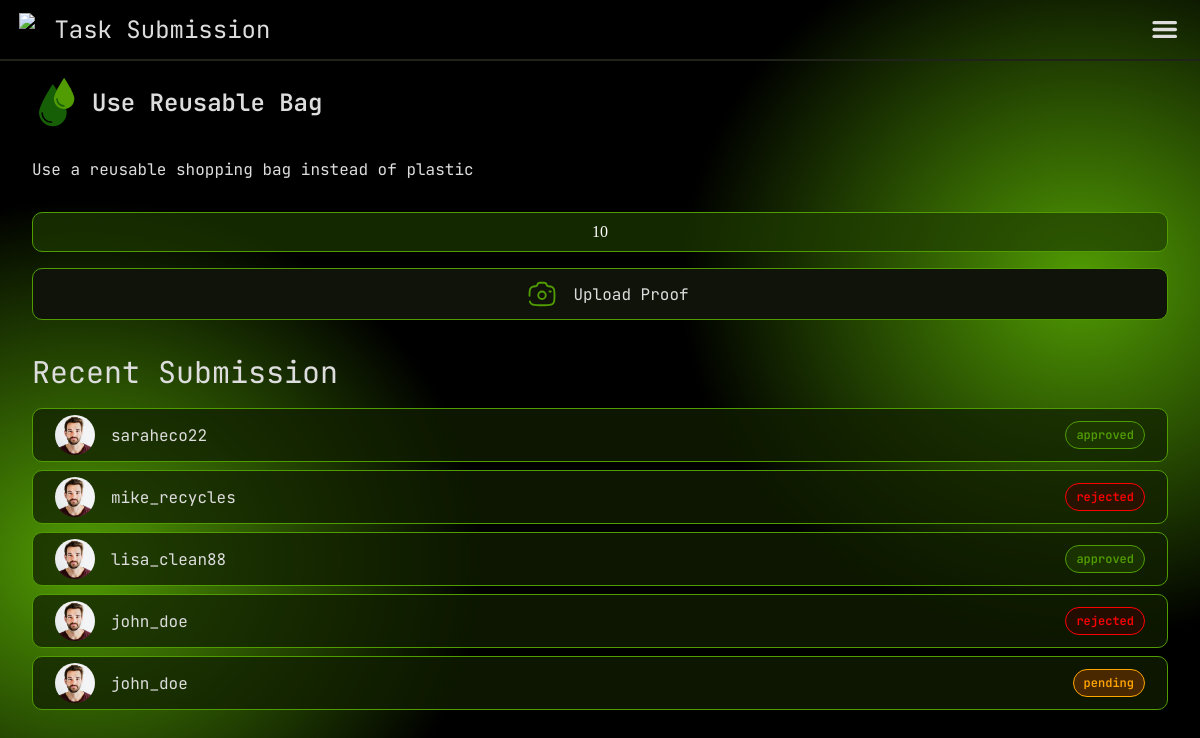
The app's page /task_submission.php?ID=TA_0001 (signed in) with its own data.
### tables this page shows
CREATE TABLE TASK (
    ID VARCHAR(50) PRIMARY KEY,
    title VARCHAR(500),
    description VARCHAR(2000),
    curator_instructions VARCHAR(500),
    active BOOLEAN,

    target INT,
    excess_limit INT,
    reward_rate INT,
    goal_type VARCHAR(100),
    goal_contribution DECIMAL(20,10),
    

    occurance_type VARCHAR(10),
    schedule INT,

    FOREIGN KEY (goal_type) REFERENCES GOAL_TYPE(ID)
);

CREATE TABLE SUBMISSION (
    ID VARCHAR(50) PRIMARY KEY,
    user VARCHAR(200),
    task_ID VARCHAR(50),
    media LONGBLOB,
    submitted_timestamp INT,
    action_count INT,
    status VARCHAR(20),
    curator VARCHAR(200),

    FOREIGN KEY (user) REFERENCES USERS(username),
    FOREIGN KEY (task_ID) REFERENCES TASK(ID),
    FOREIGN KEY (curator) REFERENCES USERS(username)
);

CREATE TABLE USERS (
    username VARCHAR(200) PRIMARY KEY,
    email VARCHAR(200),
    password VARCHAR(64),
    name VARCHAR(200),
    DOB INT,
    profile_picture BLOB,
    role VARCHAR(20),
    FOREIGN KEY (role) REFERENCES ROLES(role)
);

### api/task/functions.php (called while the page is built, shortened)
<?php
function task_fetch_all($active = true)
{
    include dirname(__DIR__) . "/conn.php";
    if (is_null($active)) {
        $query = "SELECT * FROM task";
    } else {
        $activeValue = $active ? 1 : 0;
        $query = "SELECT * FROM task WHERE active = $activeValue";
    }
    $result = mysqli_query($dbConnection, $query);
    $tasks = array();
    foreach (mysqli_fetch_all($result, MYSQLI_ASSOC) as $row) {
        $tasks[$row['ID']] = $row;
    }
    return $tasks;
}

### api/users/functions.php (called while the page is built, shortened)
<?php
function user_fetch_pfp($username)
{
    include dirname(__DIR__) . '/conn.php';
    $username = mysqli_real_escape_string($dbConnection, $username);
    $query = "SELECT profile_picture FROM users WHERE username = '$username'";
    $result = mysqli_query($dbConnection, $query);
    $row = mysqli_fetch_assoc($result);
    return $row ? $row['profile_picture'] : null;
}

### task_submission.php (the view, shortened to what this page needs)
<?php
include './api/conn.php';
include './api/task/functions.php';
include './api/points/functions.php';
include './api/credentials.php';
include './api/users/functions.php';
$tasks = task_fetch_all();
$taskID = $_GET['ID'];
$currentTask = $tasks[$taskID];
$points = $currentTask['target'] * $currentTask['reward_rate'];
$sql = "SELECT * FROM submission INNER JOIN users
            WHERE submission.user = users.username
            AND submission.task_ID = '$taskID'";
$userSubmitted = mysqli_query($dbConnection, $sql);
$submittedResult = $userSubmitted;
?>
<!DOCTYPE html>
<html lang="en">
<head>
    <link rel="stylesheet" href="./styles/style.css">
    <link rel="stylesheet" href="./styles/task_submission.css">
</head>
<body>
    <div id="parent">
        <div id="bg-color">
            <?php $headerTitle = "Task Submission";
            include './components/header.php' ?>
            <div id="element">
                <div id="tasks">
                    <div id="task-header">
                        <img src="./assets/ivp/water-drops-svgrepo-com (1).svg" alt="">
                        <p><?php echo $currentTask['title'] ?></p>
                    </div>
                    <p id="task-body">
                        <?php echo $currentTask['description'] ?>
                    </p>
                    <div id="points"><?php echo $points ?></div>
                    <div id="cameraBtn">
                        <a href="">
                            <img src="./assets/ivp/camera-svgrepo-com.svg" alt="">
                            <p>Upload Proof</p>
                        </a>
                    </div>
                </div>
                <div id="submission">
                    <div id="submission-header">
                        <h2>Recent Submission</h2>
                    </div>
                    <?php
                    foreach ($submittedResult as $row) {
                        $statusClass = '';
                        if ($row['status'] === 'pending') {
                            $statusClass = 'orange';
                        } elseif ($row['status'] === 'rejected') {
                            $statusClass = 'red';
                        }
                    ?>
                        <div class="submission-lists">
                            <div class="userInfo">
                                <?php
                                    $userPfp = user_fetch_pfp($row['username']);
                                    if ($userPfp):
                                ?>
                                    <img alt="Profile Picture">
                                <?php else: ?>
                                    <img src="./assets/ivp/profile-picture.avif" alt="Default Profile Picture">
                                <?php endif; ?>
                                <p class="name"><?php echo $row['username'] ?></p>
                            </div>
                            <div class="status <?php echo $statusClass; ?>">
                                <p><?php echo $row['status'] ?></p>
                            </div>
                        </div>
                    <?php } ?>
                </div>
            </div>
        </div>
    </div>
</body>
</html>

### styles/style.css (style rules this page uses)
:root { --text: #ddd; --secondary-text: #7f7f7f; --background: #000; --background-secondary: #101309; --tertiary: #34352d; --tertiary-background: #1d1f15; --accent: #519C03; --accent-background: color-mix(in srgb, var(--accent) 20%, transparent 80%); --accent-border: color-mix(in srgb, var(--accent) 10%, transparent 90%); --daily: #3B82F6; --daily-background: color-mix(in srgb, var(--daily), transparent 80%); --weekly: #8B5CF6; --weekly-background: color-mix(in srgb, var(--weekly), transparent 80%); --streak: #e76c00; --error: #E7000B; --error-secondary: #3A170F; --border-color: #202318; --border-radius: 16px; --border-width: 1px; --title-size: 6rem; --screen-padding: 2rem; --block-padding: 1rem; --submission-card-width: 30em; --pending: #F0B000; --pending-background: color-mix(in srgb, var(--pending), transparent 80%); --approved: var(--accent); --approved-background: var(--accent-background); --rejected: var(--error); --rejected-background: var(--error-secondary); }
html, body, head { background: black; }
h1, h2, h3, h4, h5, h6, p, input, textarea, select, option, button, a, span, button, label, small, p { font-family: 'Jetbrains Mono'; font-weight: 400; color: var(--text); }
h2 { font-size: 1.875rem; }

### styles/task_submission.css (style rules this page uses)
body { color: white; min-height: 100vh !important; margin: 0; padding: 0; }
#bg-color { display: flex; flex-direction: column; background: radial-gradient(ellipse 2200px 1800px at 97% 30%, var(--accent) 0%, transparent 10%), radial-gradient(ellipse 2200px 1800px at 5% 71%, var(--accent) 0%, transparent 10%), black !important; height: 100vh; overflow: hidden; }
@media (min-width: 1024px) { #bg-color { background: radial-gradient(ellipse 2000px 1800px at 90% 35%, var(--accent) 0%, transparent 20%), radial-gradient(ellipse 2000px 1800px at 7% 70%, var(--accent) 0%, transparent 20%), black !important; height: 100vh; } }
#element { overflow-y: scroll; width: 100%; scrollbar-width: none; }
#tasks { margin: 1em 2em 2em 2em; position: relative; top: 0; }
#task-body { text-align: justify; margin: 2em 0; }
#points { background: var(--background-secondary); border-style: solid; border-width: var(--border-width); border-color: var(--accent); border-radius: 10px; background: #1e3b00ae; padding: 10px; justify-content: center; text-align: center; }
#submission { margin: 2em 0; }
#submission-header { margin: 1em 2em; }

### records on screen
task: title "Use Reusable Bag", description "Use a reusable shopping bag instead of plastic", reward_rate "10"
submission: user.username "saraheco22", status "approved"
submission: user.username "mike_recycles", status "rejected"
submission: user.username "lisa_clean88", status "approved"
submission: user.username "john_doe", status "rejected"
submission: user.username "john_doe", status "pending"

### other values on screen
$headerTitle "Task Submission"
